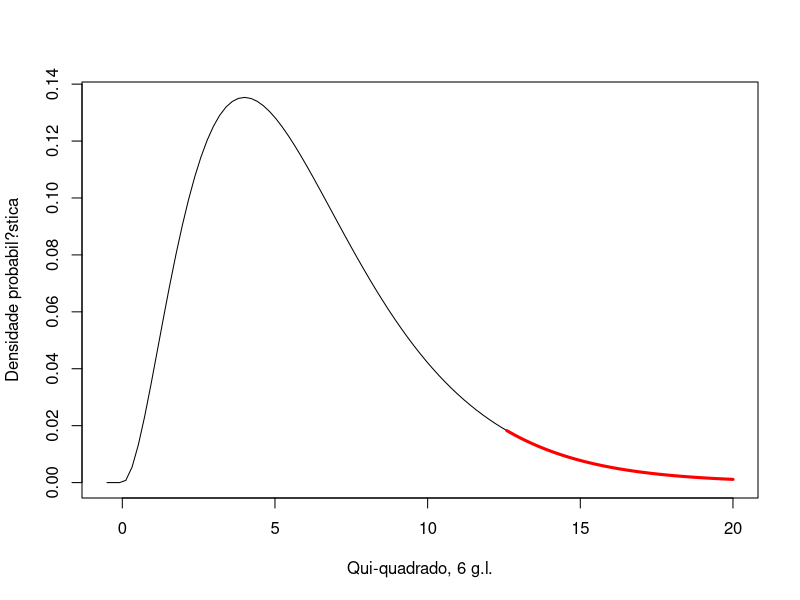

This figure's R source: (Note: this script raises an error after producing the figure.)
## Qui Quadrado para Independência

library(MASS)       # load the MASS package 
data("survey")
survey
tbl = table(survey$Smoke, survey$Exer) 
tbl                 # the contingency table 

chisq.test(tbl,correct = TRUE) 
dchisq(tbl,6)
pchisq(tbl,6)

## Construção da curva de distribuição de qui quadrado
curve(dchisq(x, df=6),-0.5,20, xlab="Qui-quadrado, 6 g.l.", 
      ylab="Densidade probabil?stica")

## Sobrepõe uma linha vermelha a partir do valor do Qui-quadrado crítico
curve(dchisq(x, df=6), 12.5915, 20, add=T, col="red", lwd=3)


## Teste de Resíduos Ajustados
(X <- chisq.test(tbl))  # Prints test summary
X$observed   # observed counts (same as M)
X$expected   # expected counts under the null
X$residuals  # Pearson residuals
X$stdres     # standardized residuals

## From Agresti(2007) p.39
M <- as.table(rbind(c(762, 327, 468), c(484, 239, 477)))
dimnames(M) <- list(gender = c("F", "M"),
                    party = c("Democrat","Independent", "Republican"))
(Xsq <- chisq.test(M))  # Prints test summary
Xsq$observed   # observed counts (same as M)
Xsq$expected   # expected counts under the null
Xsq$residuals  # Pearson residuals
Xsq$stdres     # standardized residuals


## Exercício
library(vegan)
data("quine")
quine



## ---------------------------------------
## AMOSTRAS DEPENDENTES (Teste de McNemar)
##  Exemplo: Cefaleia
## ---------------------------------------

sonda = matrix(c(9, 10, 8, 8,9,10),
               ncol=2,
               byrow=TRUE)
lines.names =c('1A', '2A','3A')
col.names = c('SF', 'CF')
dimnames(sonda) = list(lines.names,col.names)
sonda

## Como os grupos nao sao independentes, o teste adequado
## sera o de McNemar. 

mcnemar.test(sonda, correct=TRUE)

## Como p-valor resultou significativo pode-se atribuir
## o resultado ao efeito do tratamento.

## ----------------------------------
## TABELAS rxs
## ----------------------------------

## Exemplo: Derrame
casos = matrix(c(16,179,12,70,21,78,12,54),
               ncol=2,
               byrow=TRUE)
lines.name=c("A","B","C","D")
col.names = c('Sim', 'Nao')
dimnames(casos) = list(lines.name,col.names)
casos

##       Com derrame recorrente | Sem derrame recorrente
##Centro   Observado Esperado       Observado Esperado
##  A        16        26,9            179     168,1
##  B        12        11,3             70      70,7
##  C        21        13,7             78      85,3
##  D        12         9,1             54      56,9

## Como nao existe nenhuma amostra com menos de 20 
## elementos nem ha nenhum valor esperado menor do que 5
## (tabela acima), entao o teste quiquadrado, com correcao 
## de Yates sera o adequado.

chisq.test(casos,correct=TRUE)
## Como o teste resultou significativo podemos afirmar
## que a proporcao de casos de derrame depende do
## centro

